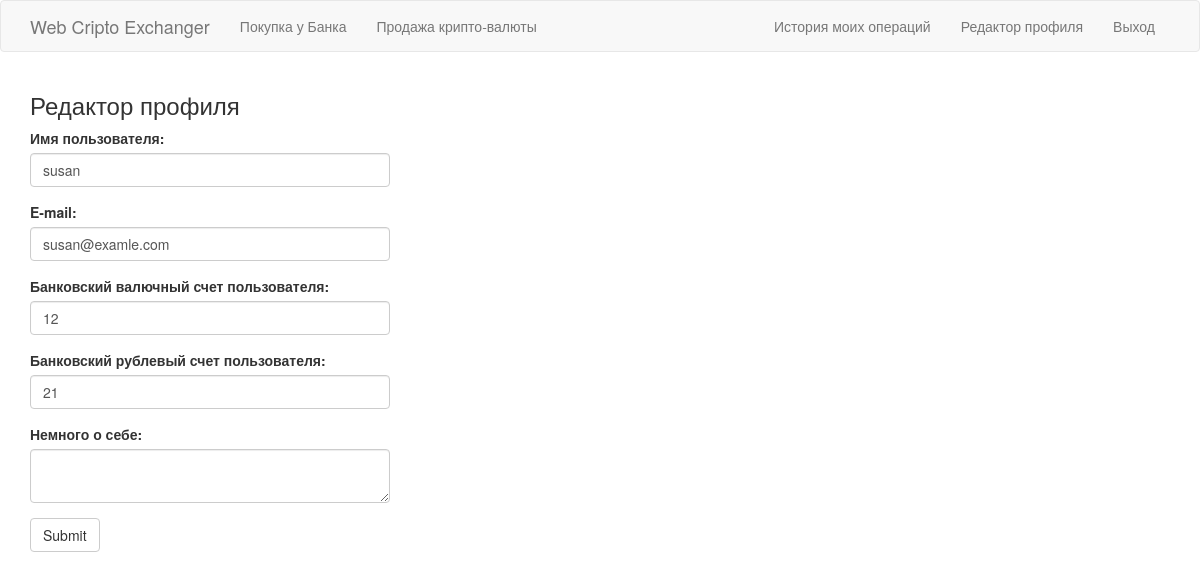
Screenshot of /edit_profile (signed in) with the database file from the repository.
### app/models.py (models this page shows, shortened)
class User(UserMixin, db.Model):
    id = db.Column(db.Integer, primary_key=True)
    username = db.Column(db.String(64), index=True, unique=True)
    email = db.Column(db.String(120), index=True, unique=True)
    password_hash = db.Column(db.String(128))
    bank_acc_curr = db.Column(db.String(20), unique=True, nullable=False)
    balance_curr = db.Column(db.String(128), nullable=True, default='0')
    bank_acc_rubl = db.Column(db.String(20), unique=True, nullable=False)
    balance_rubl = db.Column(db.String(128), nullable=True, default='0')
    descr = db.Column(db.String(64), nullable=True)
    role_id = db.Column(db.Integer, db.ForeignKey('roles.id'), nullable=False)
    us_transact = db.relationship('Transactions', backref=db.backref('transs'), lazy='dynamic')
    last_seen = db.Column(db.DateTime, default=datetime.utcnow)

### app/routes.py (the view)
@app.route('/edit_profile', methods=['GET', 'POST'])
@login_required
def edit_profile():
    form = EditProfileForm(current_user.username, current_user.email, current_user.bank_acc_curr, current_user.bank_acc_rubl)
    if form.validate_on_submit():
        current_user.username = form.username.data
        current_user.email = form.email.data
        current_user.bank_acc_curr = form.bank_acc_curr.data
        current_user.bank_acc_rubl = form.bank_acc_rubl.data
        current_user.descr = form.descr.data
        db.session.commit()
        flash('Все изменения зафиксированы.')
        return redirect(url_for('edit_profile'))
    elif request.method == 'GET':
        form.username.data = current_user.username
        form.email.data = current_user.email
        form.bank_acc_curr.data = current_user.bank_acc_curr
        form.bank_acc_rubl.data = current_user.bank_acc_rubl
        form.descr.data = current_user.descr
    return render_template('edit_profile.html', title='Edit Profile', form=form)

### app/forms.py (shortened to what this page needs)
class EditProfileForm(FlaskForm):
    username = StringField('Имя пользователя:', validators=[DataRequired()])
    email = StringField('E-mail:', validators=[DataRequired(), Email()])
    bank_acc_curr = StringField('Банковский валючный счет пользователя:', validators=[DataRequired()])
    bank_acc_rubl = StringField('Банковский рублевый счет пользователя:', validators=[DataRequired()])
    descr = TextAreaField('Немного о себе:', validators=[Length(min=0, max=64)])
    submit = SubmitField('Submit')
    def __init__(self, orig_username, orig_email, orig_bank_acc_curr, orig_bank_acc_rubl, *args, **kwargs):
        super(EditProfileForm, self).__init__(*args, **kwargs)
        self.orig_username = orig_username
        self.orig_email = orig_email
        self.orig_bank_acc_curr = orig_bank_acc_curr
        self.orig_bank_acc_rubl = orig_bank_acc_rubl

### app/models.py (called while the page is built)
@login.user_loader
def load_user(id):
    return User.query.get(int(id))

### app/routes.py (called while the page is built)
@app.before_request
def before_request():
    if current_user.is_authenticated:
        current_user.last_seen = datetime.utcnow()
        db.session.commit()

### app/templates/edit_profile.html
{% extends 'base.html' %}
{% import 'bootstrap/wtf.html' as wtf %}
{% block app_content %}
    <h3>Редактор профиля</h3>
    <div class="row">
        <div class="col-md-4">
            {{ wtf.quick_form(form) }}
        </div>
    </div>
{% endblock %}

### rows the page displays
User: username "susan", email "susan@examle.com", bank_acc_curr "12", bank_acc_rubl "21"
